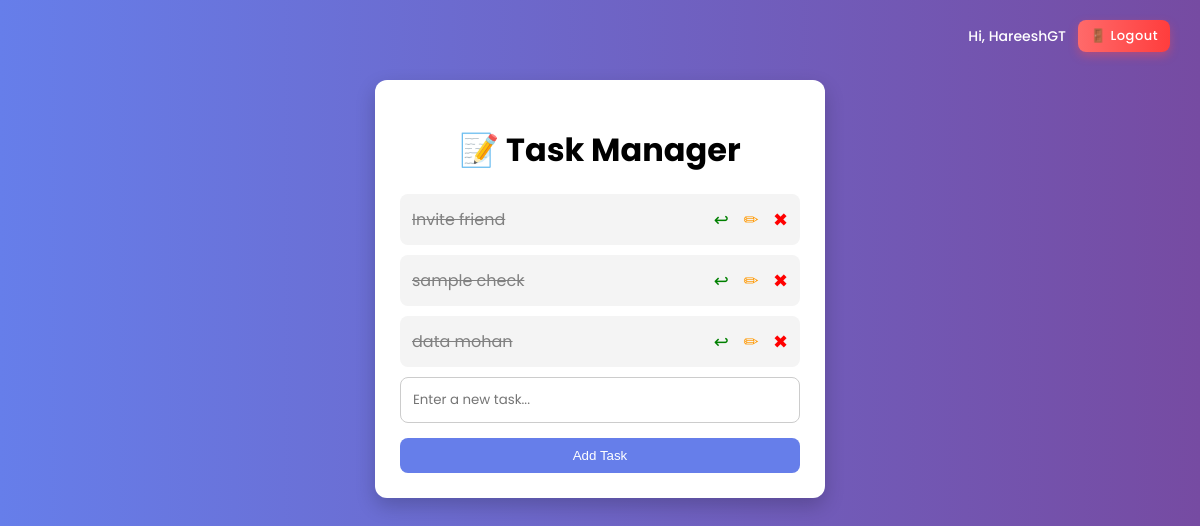
Page / (signed in) on the earlier database version.
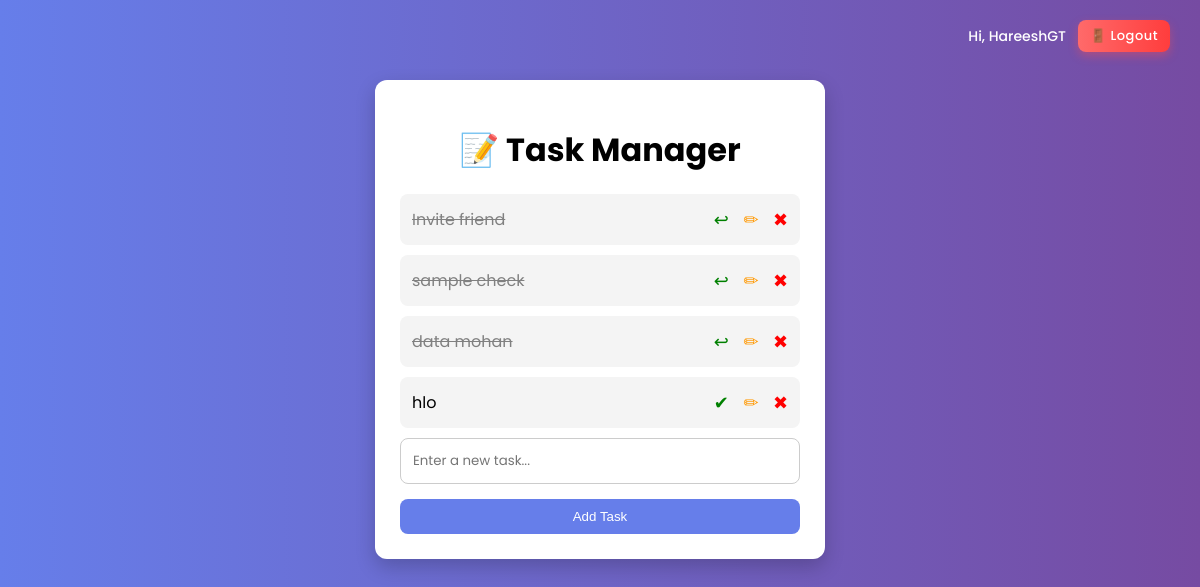
Same page on the later database version.
### tables this page shows
CREATE TABLE tasks (
            id INTEGER PRIMARY KEY AUTOINCREMENT,
            user_id INTEGER,
            content TEXT NOT NULL,
            completed INTEGER DEFAULT 0,
            expiry_date DATETIME DEFAULT (DATETIME('now', '+1 day'))
        );

### app.py (the view)
@app.route('/')
def index():
    if 'user_id' not in session:
        return redirect('/login')
    conn = get_db()
    cur = conn.cursor()
    cur.execute("SELECT * FROM tasks WHERE user_id=?", (session['user_id'],))
    tasks = cur.fetchall()
    conn.close()
    return render_template('index.html', tasks=tasks)

### app.py (called while the page is built)
def get_db():
    return sqlite3.connect(DB_PATH)

### templates/index.html (shortened to what this page needs)
<!DOCTYPE html>
<html>
<head>
    <link rel="stylesheet" href="/static/style.css">
</head>
<body>
    <div class="topbar-global">
        <div class="topbar-content">
            <span class="username">Hi, {{ session.get('username', 'User') }}</span>
            <a href="/logout" class="logout-btn">🚪 Logout</a>
        </div>
    </div>
    <div class="container">
        <h1>📝 Task Manager</h1>
        <div class="task-list">
            {% for task in tasks %}
            <div class="task-card {% if task[3] == 1 %}completed{% endif %}">
                <span class="task-text">
                    {{ task[2] }}
                </span>
                <div class="actions">
                    <a href="/complete/{{ task[0] }}" class="complete">
                        {% if task[3] == 1 %}
                        ↩
                        {% else %}
                        ✔
                        {% endif %}
                    </a>
                    <a href="/edittask/{{ task[0] }}" class="edit">✏</a>
                    <a href="/delete/{{ task[0] }}" class="delete">✖</a>
                </div>
            </div>
            {% endfor %}
        </div>
        <form action="/add" method="POST" class="task-form">
            <input type="text" name="content" placeholder="Enter a new task..." required autofocus>
            <button type="submit">Add Task</button>
        </form>
    </div>
</body>
</html>

### static/style.css (style rules this page uses)
body { font-family: 'Poppins', 'Segoe UI', sans-serif; background: linear-gradient(to right, #667eea, #764ba2); margin: 0; padding: 0; }
.topbar-global { position: fixed; top: 20px; right: 30px; z-index: 1000; }
.topbar-content { display: flex; align-items: center; gap: 12px; }
.username { font-size: 14px; color: white; font-weight: 500; }
.logout-btn { padding: 6px 12px; border-radius: 8px; text-decoration: none; font-size: 13px; font-weight: 500; color: white; background: linear-gradient(to right, #ff6a6a, #ff3d3d); transition: 0.3s ease; box-shadow: 0px 4px 10px rgba(255, 77, 77, 0.4); letter-spacing: 0.5px; }
.container { width: 400px; margin: 80px auto; background: white; padding: 25px; border-radius: 12px; box-shadow: 0px 8px 20px rgba(0,0,0,0.2); }
h1 { text-align: center; margin-bottom: 20px; }
.task-form { display: flex; gap: 10px; }
.task-form input { flex: 1; padding: 10px; border-radius: 8px; border: 1px solid #ccc; }
.task-form button { padding: 10px 15px; border: none; background: #667eea; color: white; border-radius: 8px; cursor: pointer; }
.task-list { margin-top: 20px; }
.task-card { display: flex; justify-content: space-between; align-items: center; background: #f4f4f4; padding: 12px; border-radius: 8px; margin-bottom: 10px; transition: 0.2s; }
.task-text { font-size: 16px; }
.completed .task-text { text-decoration: line-through; color: gray; }
.actions a { margin-left: 10px; text-decoration: none; font-size: 18px; }
.complete { color: green; }
.delete { color: red; }
.actions a { margin-left: 10px; text-decoration: none; font-size: 18px; transition: 0.2s; }
.edit { color: #ff9800; }
.container form { display: flex; flex-direction: column; gap: 15px; }
.container form input { padding: 12px; border-radius: 8px; border: 1px solid #ccc; font-family: 'Poppins', 'Segoe UI', sans-serif; }
.container form button { padding: 10px; border: none; background: #667eea; color: white; border-radius: 8px; cursor: pointer; }

Differences in the rows shown:
added tasks: content "hlo", completed 0 (drawn)
